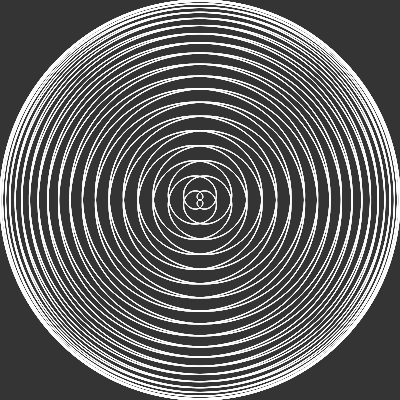
Frame 1 (no input)
Frame 60 (no input): identical to frame 1, image omitted
Frame 120 (the mouse pressed at the canvas centre since frame 60): identical to frame 1, image omitted

The p5.js sketch that drew this single still picture (run headless with seeded random() and noise() and a simulated clock; from frame 60 on, the mouse is pressed at the canvas centre):

// p5.js sketch
// ── sketch.js
var k = 5 / 200;
function setup() {
  createCanvas(400, 400);
}

function draw() {
  background(52);

  translate(width/2, height/2);

  noFill();
  beginShape();
  for(var a = 0; a < TWO_PI*200; a += 0.01) {
    var r = 200 * cos(k * a);
    var x = r * cos(a);
    var y = r * sin(a);

    stroke(255);
    vertex(x,y);
  }
  endShape(CLOSE);

}
